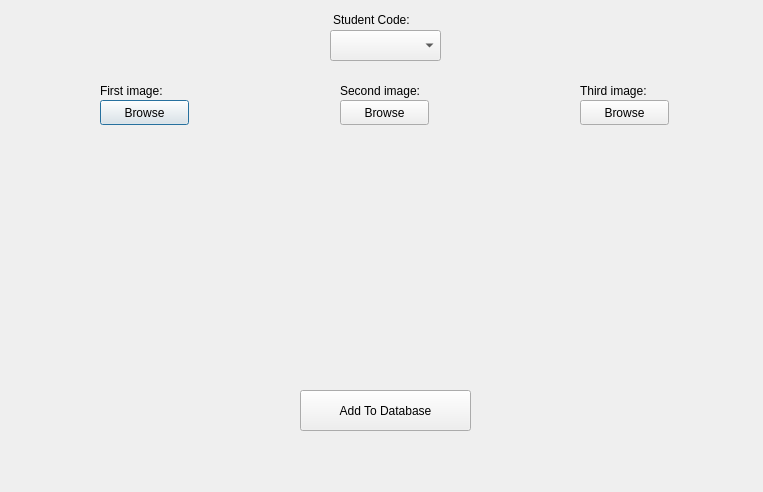
<?xml version="1.0" encoding="UTF-8"?>
<ui version="4.0">
 <class>AddStudentDialog</class>
 <widget class="QDialog" name="AddStudentDialog">
  <property name="geometry">
   <rect>
    <x>0</x>
    <y>0</y>
    <width>763</width>
    <height>492</height>
   </rect>
  </property>
  <property name="windowTitle">
   <string>Add student</string>
  </property>
  <widget class="QPushButton" name="img1_button">
   <property name="geometry">
    <rect>
     <x>100</x>
     <y>100</y>
     <width>89</width>
     <height>25</height>
    </rect>
   </property>
   <property name="text">
    <string>Browse</string>
   </property>
  </widget>
  <widget class="QPushButton" name="img2_button">
   <property name="geometry">
    <rect>
     <x>340</x>
     <y>100</y>
     <width>89</width>
     <height>25</height>
    </rect>
   </property>
   <property name="text">
    <string>Browse</string>
   </property>
  </widget>
  <widget class="QPushButton" name="img3_button">
   <property name="geometry">
    <rect>
     <x>580</x>
     <y>100</y>
     <width>89</width>
     <height>25</height>
    </rect>
   </property>
   <property name="text">
    <string>Browse</string>
   </property>
  </widget>
  <widget class="QPushButton" name="add_to_database_button">
   <property name="geometry">
    <rect>
     <x>300</x>
     <y>390</y>
     <width>171</width>
     <height>41</height>
    </rect>
   </property>
   <property name="text">
    <string>Add To Database</string>
   </property>
  </widget>
  <widget class="QLabel" name="path1">
   <property name="geometry">
    <rect>
     <x>100</x>
     <y>80</y>
     <width>91</width>
     <height>21</height>
    </rect>
   </property>
   <property name="text">
    <string>First image:</string>
   </property>
  </widget>
  <widget class="QLabel" name="path2">
   <property name="geometry">
    <rect>
     <x>340</x>
     <y>80</y>
     <width>101</width>
     <height>21</height>
    </rect>
   </property>
   <property name="text">
    <string>Second image:</string>
   </property>
  </widget>
  <widget class="QLabel" name="path3">
   <property name="geometry">
    <rect>
     <x>580</x>
     <y>80</y>
     <width>91</width>
     <height>21</height>
    </rect>
   </property>
   <property name="text">
    <string>Third image:</string>
   </property>
  </widget>
  <widget class="QLabel" name="label">
   <property name="geometry">
    <rect>
     <x>333</x>
     <y>10</y>
     <width>101</width>
     <height>20</height>
    </rect>
   </property>
   <property name="text">
    <string>Student Code:</string>
   </property>
  </widget>
  <widget class="QComboBox" name="codesList">
   <property name="geometry">
    <rect>
     <x>330</x>
     <y>30</y>
     <width>111</width>
     <height>31</height>
    </rect>
   </property>
  </widget>
  <widget class="QLabel" name="image1">
   <property name="geometry">
    <rect>
     <x>70</x>
     <y>156</y>
     <width>151</width>
     <height>151</height>
    </rect>
   </property>
   <property name="text">
    <string/>
   </property>
  </widget>
  <widget class="QLabel" name="image2">
   <property name="geometry">
    <rect>
     <x>310</x>
     <y>160</y>
     <width>151</width>
     <height>151</height>
    </rect>
   </property>
   <property name="text">
    <string/>
   </property>
  </widget>
  <widget class="QLabel" name="image3">
   <property name="geometry">
    <rect>
     <x>550</x>
     <y>160</y>
     <width>151</width>
     <height>151</height>
    </rect>
   </property>
   <property name="text">
    <string/>
   </property>
  </widget>
 </widget>
 <resources/>
 <connections/>
</ui>
